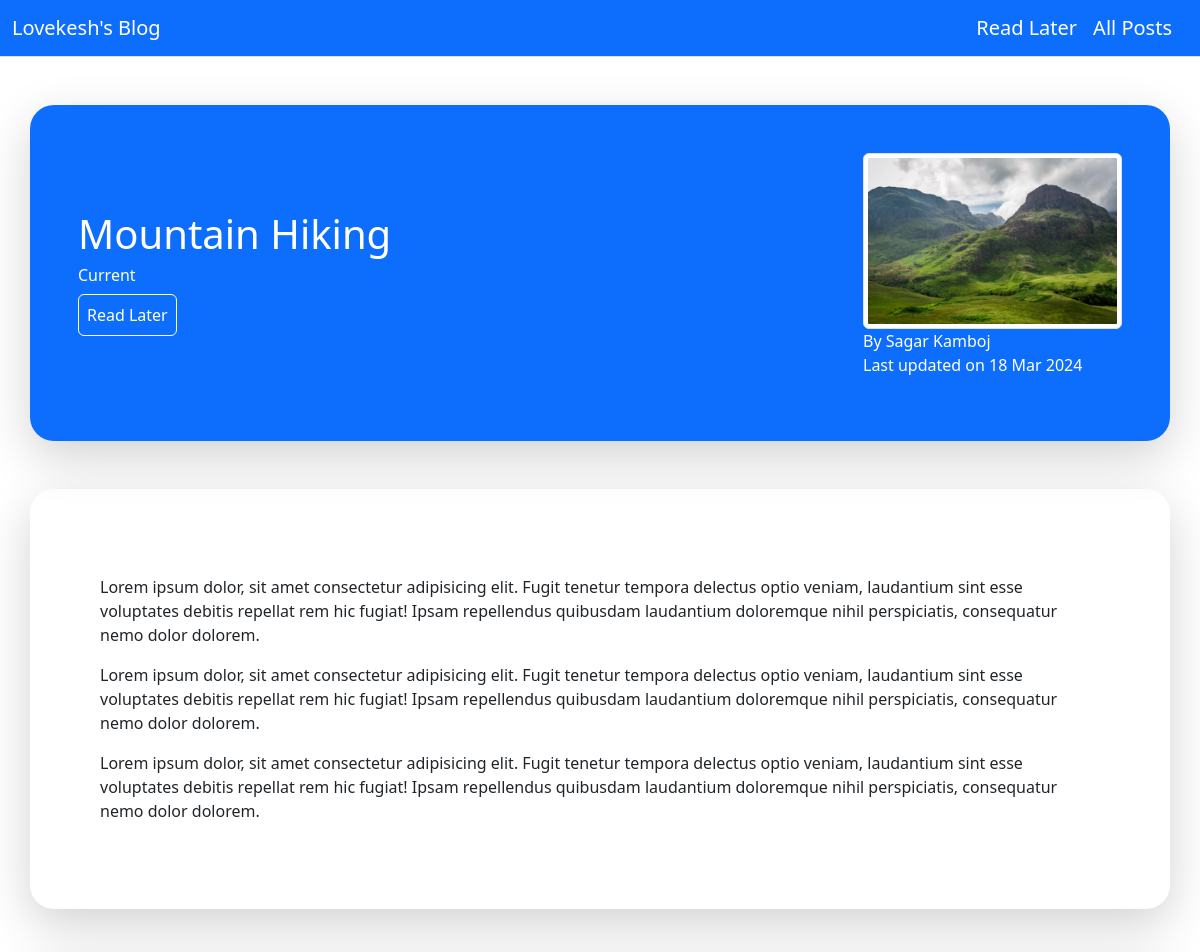
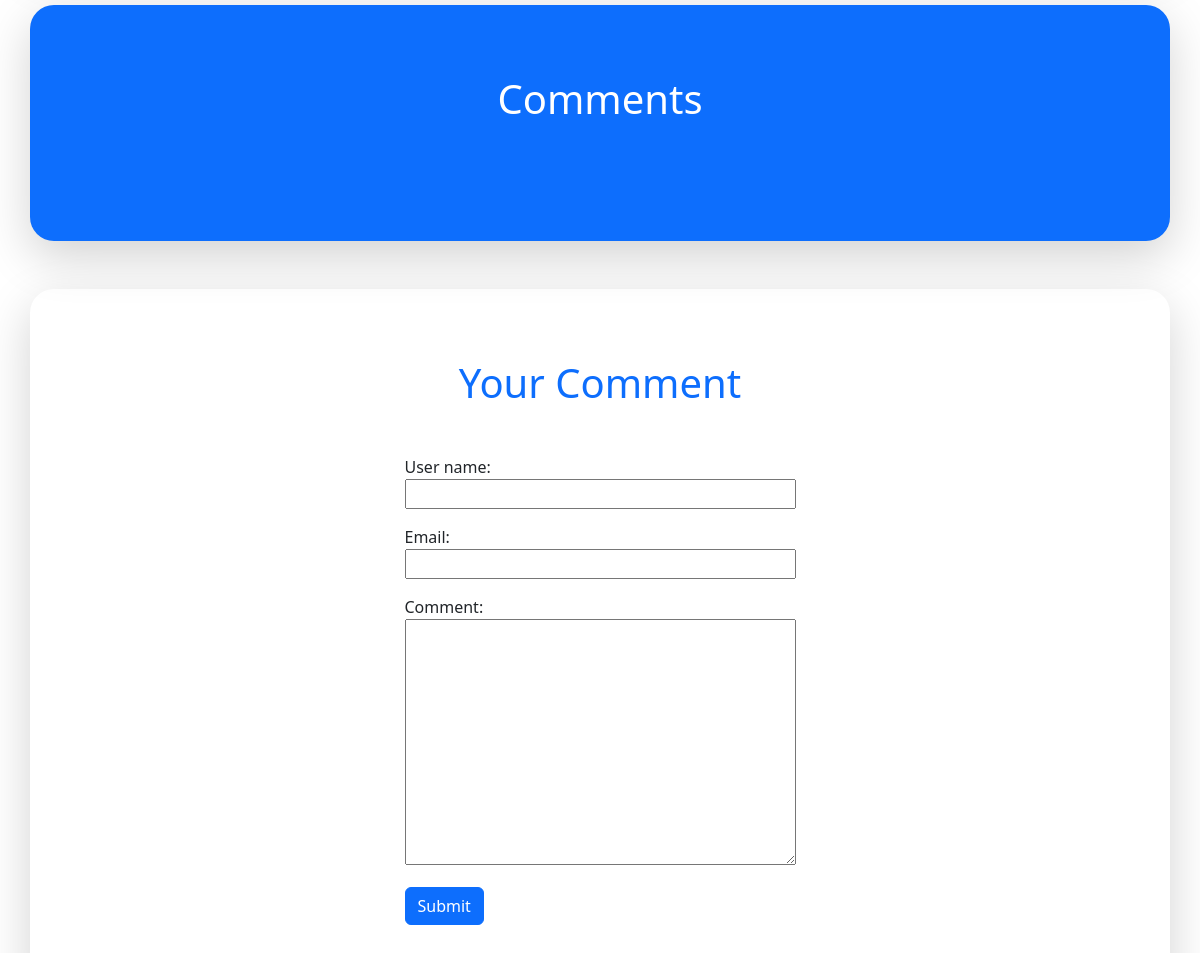
Page /post/mountain-hiking on the committed database (2 pictures, top to bottom).
### blog/models.py (models this page shows, shortened)
class Post(models.Model):
    title = models.CharField(max_length = 100)
    excerpt = models.CharField(max_length = 900)
    image = models.ImageField(upload_to="image" , null = True)
    date = models.DateField(auto_now = True)
    slug = models.SlugField(unique = True,db_index = True,null=True,blank = True)
    content = models.TextField(validators = [MinLengthValidator(10)])
    author = models.ForeignKey(Author, on_delete = models.SET_NULL, null = True, related_name = "posts")
    tag = models.ManyToManyField(Tag)

class Tag(models.Model):
    caption = models.CharField(max_length = 1000)

class Author(models.Model):
    first_name = models.CharField(max_length = 100)
    last_name = models.CharField(max_length = 100)
    email = models.EmailField()
    def __str__(self):
        return f"{self.first_name} {self.last_name}"

### blog/views.py (the view, shortened to what this page needs)
# urls.py: path('post/<slug:slug>',Post_Detail.as_view(),name="post-detail-page"),
class Post_Detail(View):
    def is_saved_post(self,request,post_id):
        stored_posts = request.session.get('stored_posts')
        if stored_posts is not None:
            is_saved_for_later = post_id in stored_posts
        else:
            is_saved_for_later = False
        return is_saved_for_later
    def get(self, request,slug):
        post = Post.objects.get(slug = slug)
        form = CommentForm()
        context = {
            'post' : post,
            'form' : form,
            'comments' : post.posts.all(),
            'post_tag' : post.tag.all(),
            'save_post' : self.is_saved_post(request,post.id)
        }
        return render(request,'blog/post_detail.html', context)

### blog/forms.py (shortened to what this page needs)
class CommentForm(forms.ModelForm):
    class Meta:
        model = Comment
        fields = ['user_name','user_email','user_text']
        labels = {
            'username' : 'Name',
            'user_email' : 'Email',
            'user_text' : 'Comment'
        }

### blog/templates/blog/post_detail.html (shortened to what this page needs)
{% extends 'base.html' %}
{% load static %}
{% block content %}
{% include 'blog/includes/nav.html' %}
<div class="container-fluid">
    <div class="container bg-primary shadow-lg my-5 p-5" style="border-radius:1.5rem;display:flex;justify-content:space-between;align-items:center;">
        <div>
            <h1 class="text-white">{{post.title}}</h1>
            <div class="d-flex">
                {% for tag in post_tag %}
                <h6 class="text-white" style="padding:0px 20px 0px 0px;">
                    {{tag.caption}}
                </h6>
                {% endfor %}
            </div>
            <form action="{% url 'read-later' %}" method="POST">
                {% if save_post %}
                <button class="p-2 btn btn-transparent" style="border:1px solid white;">Delete Read Later</button>
                {% else %}
                <button class="p-2 btn btn-transparent" style="border:1px solid white;">Read Later</button>
                {% endif %}
            </form>
        </div>
        <div>
            <img src="{{post.image.url}}" class="img-thumbnail" alt="..." style="height:11rem;">
            <br>
            <span class="text-white ">By <a href="mailto:{{post.author.email}}" class="text-white font-weight-bold text-decoration-none "> {{post.author}}</a></span>
            <p class="text-white">Last updated on <time>{{post.date|date:"d M Y"}}</time></p>
        </div>
    </div>
</div>
<div class="container-fluid">
    <div class="container shadow-lg" style="border-radius:1.5rem; padding:70px;">
        <p>{{post.content|linebreaks}}</p>
    </div>
</div>
<div class="container-fluid mt-5">
    <div class="container-lg shadow-lg bg-primary" style="border-radius:1.5rem; padding:70px;">
        <h1 class="text-center text-primary text-white mb-5">Comments</h1>
    </div>
</div>
<div class="container-fluid mt-5">
    <div class="container-lg shadow-lg" style="border-radius:1.5rem; padding:70px;">
        <h1 class="text-center text-primary mb-5">Your Comment</h1>
        <div class="d-flex justify-content-center align-items-center">
         <form action=""  method="post">
            {% for fm in form %}
               <div class="mb-3">{{fm.label_tag}} <br>{{fm}}<br> <small class="text-danger">{{fm.errors | striptags}}</small></div>
            {% endfor %}
            <input class="btn btn-primary" type="submit">
         </form>
        </div>
    </div>
</div>
{% endblock %}

### blog/templates/blog/post_detail.html (style rules this page uses)
#id_user_name { width:100%; }
#id_user_email { width: 100%; }
#id_user_text { width:100%; }
.btn-transparent { color:white; }

### rows in the picture
Post: title "Mountain Hiking", image (picture), author "Sagar Kamboj", date "18 Mar 2024", content "Lorem ipsum dolor, sit amet consectetur adipisicing elit. Fugit tenetur tempora delectus optio veniam, laudantium sint esse voluptates debitis repellat rem hic fugiat! Ipsam repellendus quibusdam laudantium doloremque nihil perspiciatis, consequatur nemo dolor dolorem. Lorem ipsum dolor, sit amet consectetur adipisicing elit. Fugit tenetur tempora delectus optio veniam, laudantium sint esse voluptates debitis repellat rem hic fugiat! Ipsam repellendus quibusdam laudantium doloremque nihil perspiciatis, consequatur nemo dolor dolorem. Lorem ipsum dolor, sit amet consectetur adipisicing elit. Fugit tenetur tempora delectus optio veniam, laudantium sint esse voluptates debitis repellat rem hic…"
Tag: caption "Current"

### other values in the picture
{{ fm.label_tag }} "User name:" "Email:" "Comment:"
